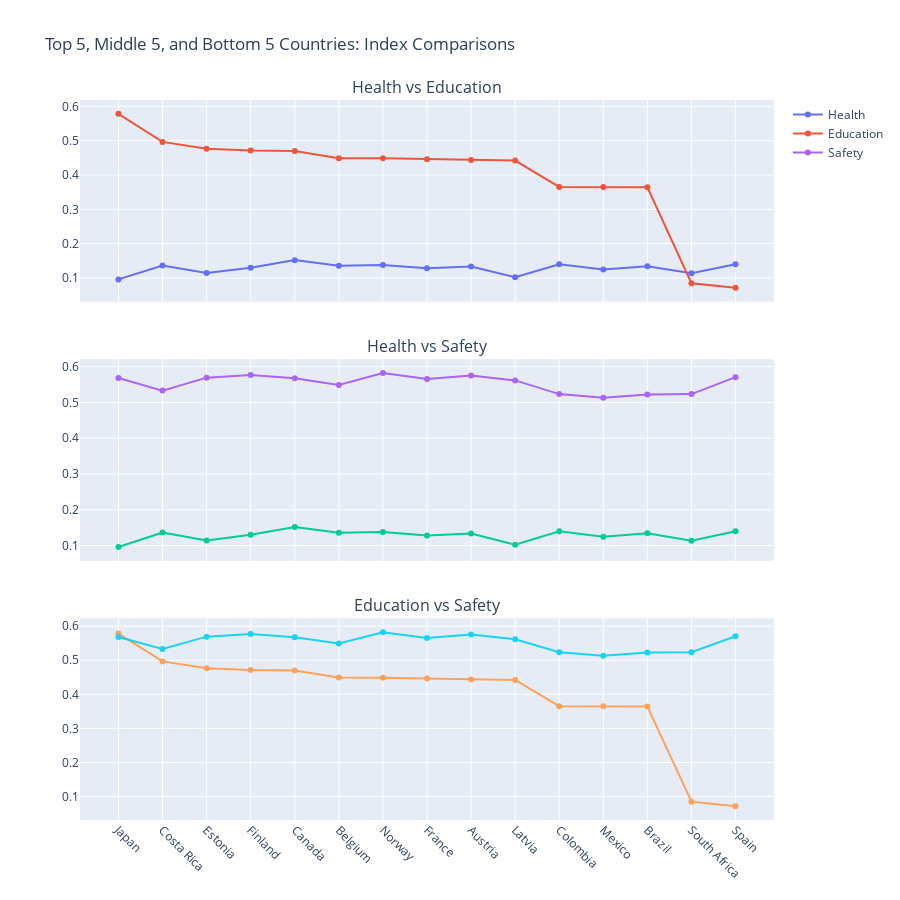

Notebook code cell kept with this figure:
### Code cell
import plotly.graph_objects as go
from plotly.subplots import make_subplots

# Sort and select countries as before
sorted_df = country_list.sort_values(by='Education', ascending=False).reset_index(drop=True)
top5 = sorted_df.head(5)
bottom5 = sorted_df.tail(5)
middle_start = len(sorted_df) // 2 - 2
middle5 = sorted_df.iloc[middle_start:middle_start+5]
plot_df = pd.concat([top5, middle5, bottom5])

# Create subplots
fig = make_subplots(rows=3, cols=1, shared_xaxes=True, vertical_spacing=0.08,
                    subplot_titles=("Health vs Education", "Health vs Safety", "Education vs Safety"))

# 1. Health vs Education
fig.add_trace(go.Scatter(x=plot_df['Country'], y=plot_df['Health'], mode='lines+markers', name='Health'), row=1, col=1)
fig.add_trace(go.Scatter(x=plot_df['Country'], y=plot_df['Education'], mode='lines+markers', name='Education'), row=1, col=1)

# 2. Health vs Safety
fig.add_trace(go.Scatter(x=plot_df['Country'], y=plot_df['Health'], mode='lines+markers', name='Health', showlegend=False), row=2, col=1)
fig.add_trace(go.Scatter(x=plot_df['Country'], y=plot_df['Safety'], mode='lines+markers', name='Safety'), row=2, col=1)

# 3. Education vs Safety
fig.add_trace(go.Scatter(x=plot_df['Country'], y=plot_df['Education'], mode='lines+markers', name='Education', showlegend=False), row=3, col=1)
fig.add_trace(go.Scatter(x=plot_df['Country'], y=plot_df['Safety'], mode='lines+markers', name='Safety', showlegend=False), row=3, col=1)

fig.update_layout(height=900, width=900, title_text="Top 5, Middle 5, and Bottom 5 Countries: Index Comparisons")
fig.update_xaxes(tickangle=45)
fig.show()

### Figure 1 — Plotly figure (JSON) as saved in the notebook; plotly's stock layout.template omitted (floating-point values rounded to 4 significant figures)
{"data": [{"mode": "lines+markers", "name": "Health", "type": "scatter", "x": ["Japan", "Costa Rica", "Estonia", "Finland", "Canada", "Belgium", "Norway", "France", "Austria", "Latvia", "Colombia", "Mexico", "Brazil", "South Africa", "Spain"], "xaxis": "x", "y": [0.09609, 0.1362, 0.1145, 0.13, 0.1522, 0.1355, 0.1379, 0.1283, 0.1337, 0.1026, 0.1399, 0.1246, 0.1344, 0.1137, 0.1401], "yaxis": "y"}, {"mode": "lines+markers", "name": "Education", "type": "scatter", "x": ["Japan", "Costa Rica", "Estonia", "Finland", "Canada", "Belgium", "Norway", "France", "Austria", "Latvia", "Colombia", "Mexico", "Brazil", "South Africa", "Spain"], "xaxis": "x", "y": [0.5784, 0.4966, 0.4765, 0.4717, 0.4699, 0.4491, 0.4486, 0.4461, 0.4438, 0.4422, 0.3653, 0.3651, 0.3643, 0.08494, 0.07164], "yaxis": "y"}, {"mode": "lines+markers", "name": "Health", "showlegend": false, "type": "scatter", "x": ["Japan", "Costa Rica", "Estonia", "Finland", "Canada", "Belgium", "Norway", "France", "Austria", "Latvia", "Colombia", "Mexico", "Brazil", "South Africa", "Spain"], "xaxis": "x2", "y": [0.09609, 0.1362, 0.1145, 0.13, 0.1522, 0.1355, 0.1379, 0.1283, 0.1337, 0.1026, 0.1399, 0.1246, 0.1344, 0.1137, 0.1401], "yaxis": "y2"}, {"mode": "lines+markers", "name": "Safety", "type": "scatter", "x": ["Japan", "Costa Rica", "Estonia", "Finland", "Canada", "Belgium", "Norway", "France", "Austria", "Latvia", "Colombia", "Mexico", "Brazil", "South Africa", "Spain"], "xaxis": "x2", "y": [0.5681, 0.5331, 0.5693, 0.5769, 0.5678, 0.549, 0.5822, 0.5652, 0.5755, 0.5617, 0.5233, 0.5134, 0.5225, 0.5233, 0.5706], "yaxis": "y2"}, {"mode": "lines+markers", "name": "Education", "showlegend": false, "type": "scatter", "x": ["Japan", "Costa Rica", "Estonia", "Finland", "Canada", "Belgium", "Norway", "France", "Austria", "Latvia", "Colombia", "Mexico", "Brazil", "South Africa", "Spain"], "xaxis": "x3", "y": [0.5784, 0.4966, 0.4765, 0.4717, 0.4699, 0.4491, 0.4486, 0.4461, 0.4438, 0.4422, 0.3653, 0.3651, 0.3643, 0.08494, 0.07164], "yaxis": "y3"}, {"mode": "lines+markers", "name": "Safety", "showlegend": false, "type": "scatter", "x": ["Japan", "Costa Rica", "Estonia", "Finland", "Canada", "Belgium", "Norway", "France", "Austria", "Latvia", "Colombia", "Mexico", "Brazil", "South Africa", "Spain"], "xaxis": "x3", "y": [0.5681, 0.5331, 0.5693, 0.5769, 0.5678, 0.549, 0.5822, 0.5652, 0.5755, 0.5617, 0.5233, 0.5134, 0.5225, 0.5233, 0.5706], "yaxis": "y3"}], "layout": {"annotations": [{"font": {"size": 16}, "showarrow": false, "text": "Health vs Education", "x": 0.5, "xanchor": "center", "xref": "paper", "y": 1, "yanchor": "bottom", "yref": "paper"}, {"font": {"size": 16}, "showarrow": false, "text": "Health vs Safety", "x": 0.5, "xanchor": "center", "xref": "paper", "y": 0.64, "yanchor": "bottom", "yref": "paper"}, {"font": {"size": 16}, "showarrow": false, "text": "Education vs Safety", "x": 0.5, "xanchor": "center", "xref": "paper", "y": 0.28, "yanchor": "bottom", "yref": "paper"}], "height": 900, "title": {"text": "Top 5, Middle 5, and Bottom 5 Countries: Index Comparisons"}, "width": 900, "xaxis": {"anchor": "y", "domain": [0, 1], "matches": "x3", "showticklabels": false, "tickangle": 45}, "xaxis2": {"anchor": "y2", "domain": [0, 1], "matches": "x3", "showticklabels": false, "tickangle": 45}, "xaxis3": {"anchor": "y3", "domain": [0, 1], "tickangle": 45}, "yaxis": {"anchor": "x", "domain": [0.72, 1]}, "yaxis2": {"anchor": "x2", "domain": [0.36, 0.64]}, "yaxis3": {"anchor": "x3", "domain": [0, 0.28]}}}
